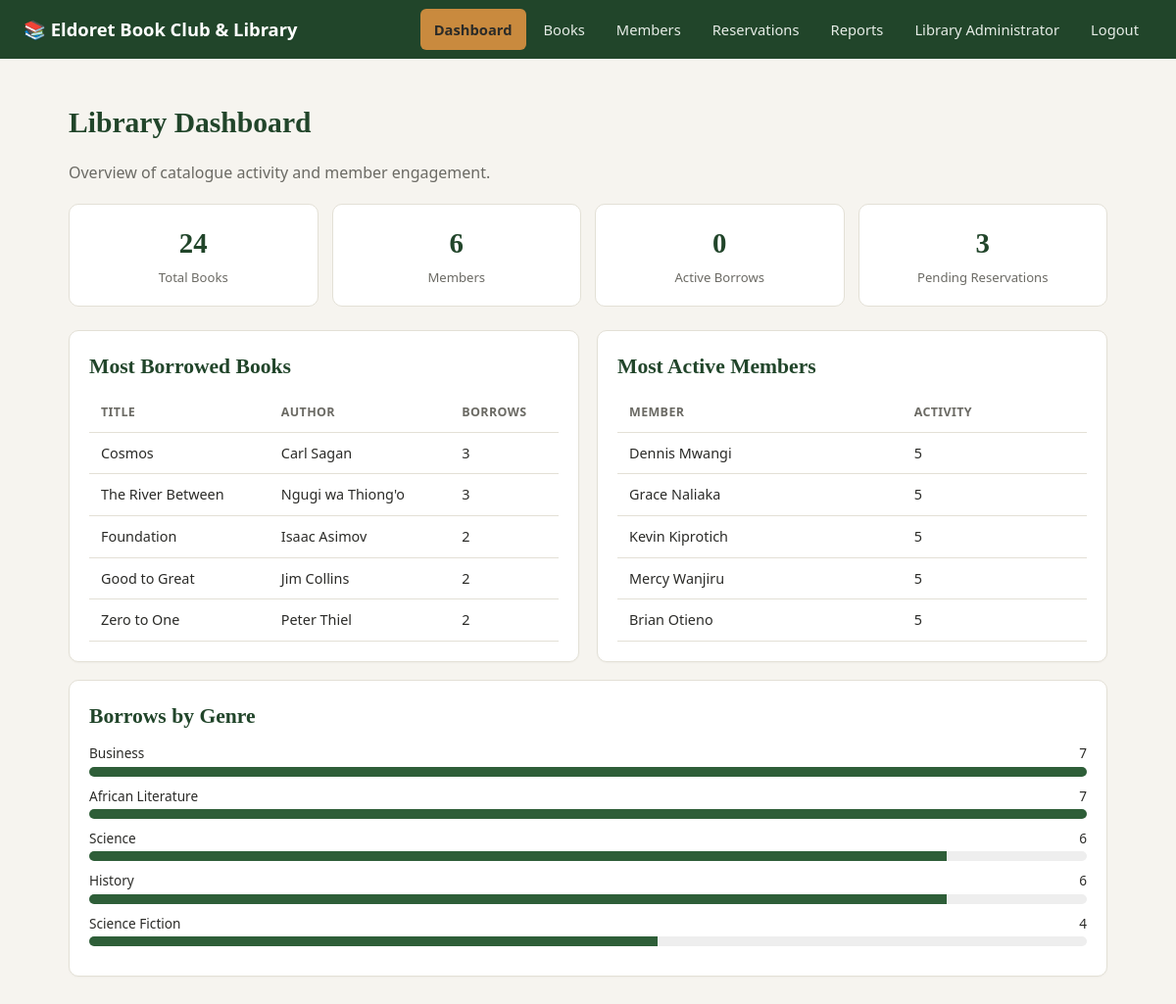
Page /admin (signed in) on the committed database.
### tables this page shows
CREATE TABLE books (
    id INTEGER PRIMARY KEY AUTOINCREMENT,
    title TEXT NOT NULL,
    author TEXT NOT NULL,
    genre TEXT NOT NULL,
    subject TEXT,
    isbn TEXT,
    description TEXT,
    total_copies INTEGER NOT NULL DEFAULT 1,
    available_copies INTEGER NOT NULL DEFAULT 1,
    cover_color TEXT DEFAULT '#4a6fa5',
    added_at TEXT NOT NULL DEFAULT (datetime('now'))
);

CREATE TABLE members (
    id INTEGER PRIMARY KEY AUTOINCREMENT,
    full_name TEXT NOT NULL,
    email TEXT UNIQUE NOT NULL,
    password_hash TEXT NOT NULL,
    role TEXT NOT NULL DEFAULT 'member',   -- 'member' or 'admin'
    created_at TEXT NOT NULL DEFAULT (datetime('now'))
);

### app.py (the view)
@app.route("/admin")
@admin_required
def admin_dashboard():
    db = get_db()
    total_books = db.execute("SELECT COUNT(*) c FROM books").fetchone()["c"]
    total_members = db.execute("SELECT COUNT(*) c FROM members WHERE role='member'").fetchone()["c"]
    active_borrows = db.execute("SELECT COUNT(*) c FROM borrow_history WHERE status='borrowed'").fetchone()["c"]
    pending_reservations = db.execute("SELECT COUNT(*) c FROM reservations WHERE status='pending'").fetchone()["c"]
    most_borrowed = db.execute(
        """SELECT b.title, b.author, COUNT(*) AS borrow_count
           FROM borrow_history bh JOIN books b ON b.id = bh.book_id
           GROUP BY bh.book_id ORDER BY borrow_count DESC LIMIT 5"""
    ).fetchall()
    genre_stats = db.execute(
        """SELECT b.genre, COUNT(*) AS borrow_count
           FROM borrow_history bh JOIN books b ON b.id = bh.book_id
           GROUP BY b.genre ORDER BY borrow_count DESC"""
    ).fetchall()
    active_members = db.execute(
        """SELECT m.full_name, COUNT(*) AS activity
           FROM borrow_history bh JOIN members m ON m.id = bh.member_id
           GROUP BY bh.member_id ORDER BY activity DESC LIMIT 5"""
    ).fetchall()
    return render_template(
        "admin_dashboard.html",
        total_books=total_books,
        total_members=total_members,
        active_borrows=active_borrows,
        pending_reservations=pending_reservations,
        most_borrowed=most_borrowed,
        genre_stats=genre_stats,
        active_members=active_members,
    )

### app.py (called while the page is built)
def get_db():
    if "db" not in g:
        g.db = sqlite3.connect(DB_PATH)
        g.db.row_factory = sqlite3.Row
        g.db.execute("PRAGMA foreign_keys = ON")
    return g.db

def admin_required(view):
    @wraps(view)
    def wrapped(*args, **kwargs):
        if not session.get("user_id"):
            flash("Please log in to continue.", "warning")
            return redirect(url_for("login"))
        if session.get("role") != "admin":
            abort(403)
        return view(*args, **kwargs)
    return wrapped

@app.context_processor
def inject_user():
    return {
        "current_user_name": session.get("full_name"),
        "current_user_role": session.get("role"),
    }

### templates/admin_dashboard.html (shortened to what this page needs)
{% extends "base.html" %}
{% block content %}
<h1>Library Dashboard</h1>
<p class="subtitle">Overview of catalogue activity and member engagement.</p>
<div class="stats-grid">
  <div class="stat-card"><div class="num">{{ total_books }}</div><div class="label">Total Books</div></div>
  <div class="stat-card"><div class="num">{{ total_members }}</div><div class="label">Members</div></div>
  <div class="stat-card"><div class="num">{{ active_borrows }}</div><div class="label">Active Borrows</div></div>
  <div class="stat-card"><div class="num">{{ pending_reservations }}</div><div class="label">Pending Reservations</div></div>
</div>
<div style="display:flex; gap:18px; flex-wrap:wrap;">
  <div class="card" style="flex:1; min-width:280px;">
    <h2 style="margin-top:0">Most Borrowed Books</h2>
    {% if most_borrowed %}
    <table>
      <thead><tr><th>Title</th><th>Author</th><th>Borrows</th></tr></thead>
      <tbody>
        {% for b in most_borrowed %}
        <tr><td>{{ b.title }}</td><td>{{ b.author }}</td><td>{{ b.borrow_count }}</td></tr>
        {% endfor %}
      </tbody>
    </table>
    {% else %}<p class="empty-state">No borrowing activity yet.</p>{% endif %}
  </div>
  <div class="card" style="flex:1; min-width:280px;">
    <h2 style="margin-top:0">Most Active Members</h2>
    {% if active_members %}
    <table>
      <thead><tr><th>Member</th><th>Activity</th></tr></thead>
      <tbody>
        {% for m in active_members %}
        <tr><td>{{ m.full_name }}</td><td>{{ m.activity }}</td></tr>
        {% endfor %}
      </tbody>
    </table>
    {% else %}<p class="empty-state">No member activity yet.</p>{% endif %}
  </div>
</div>
<div class="card">
  <h2 style="margin-top:0">Borrows by Genre</h2>
  {% if genre_stats %}
    {% set max_count = genre_stats[0].borrow_count %}
    {% for g in genre_stats %}
      <div style="margin-bottom:10px;">
        <div style="display:flex; justify-content:space-between; font-size:0.85rem; margin-bottom:3px;">
          <span>{{ g.genre }}</span><span>{{ g.borrow_count }}</span>
        </div>
        <div style="background:#eee; border-radius:6px; height:10px; overflow:hidden;">
          <div style="background:var(--primary); height:100%; width:{{ (g.borrow_count / max_count * 100)|round|int }}%;"></div>
        </div>
      </div>
    {% endfor %}
  {% else %}
    <p class="empty-state">No data yet.</p>
  {% endif %}
</div>
{% endblock %}

### static/css/style.css (style rules this page uses)
:root { --primary: #2e5e38; --primary-dark: #21452a; --accent: #c98a3e; --bg: #f6f4ef; --card-bg: #ffffff; --text: #2b2b28; --muted: #6b6a64; --border: #e3e0d6; --danger: #a13c3c; --success: #2e5e38; --warning: #c98a3e; --info: #3e6b8a; }
* { box-sizing: border-box; }
body { margin: 0; font-family: "Segoe UI", system-ui, -apple-system, sans-serif; background: var(--bg); color: var(--text); line-height: 1.5; }
h1, h2, h3 { font-family: Georgia, "Times New Roman", serif; color: #21452a; }
h1 { font-size: 1.85rem; margin-bottom: 6px; }
h2 { font-size: 1.35rem; margin: 28px 0 12px; }
.subtitle { color: var(--muted); margin-bottom: 20px; }
.card { background: var(--card-bg); border: 1px solid var(--border); border-radius: 10px; padding: 20px; margin-bottom: 18px; box-shadow: 0 1px 2px rgba(0,0,0,0.03); }
table { width: 100%; border-collapse: collapse; }
table th, table td { text-align: left; padding: 10px 12px; border-bottom: 1px solid var(--border); font-size: 0.9rem; }
table th { color: var(--muted); font-weight: 600; font-size: 0.78rem; text-transform: uppercase; letter-spacing: 0.03em; }
.stats-grid { display: grid; grid-template-columns: repeat(auto-fit, minmax(180px, 1fr)); gap: 14px; margin-bottom: 24px; }
.stat-card { background: var(--card-bg); border: 1px solid var(--border); border-radius: 10px; padding: 18px; text-align: center; }
.stat-card .num { font-size: 1.8rem; font-weight: 700; color: var(--primary-dark); font-family: Georgia, serif; }
.stat-card .label { color: var(--muted); font-size: 0.82rem; margin-top: 4px; }

### rows in the picture
books: title "Cosmos", author "Carl Sagan", borrow_count "3"
books: title "The River Between", author "Ngugi wa Thiong'o", borrow_count "3"
books: title "Foundation", author "Isaac Asimov", borrow_count "2"
books: title "Good to Great", author "Jim Collins", borrow_count "2"
books: title "Zero to One", author "Peter Thiel", borrow_count "2"
members: full_name "Dennis Mwangi", activity "5"
members: full_name "Grace Naliaka", activity "5"
members: full_name "Kevin Kiprotich", activity "5"
members: full_name "Mercy Wanjiru", activity "5"
members: full_name "Brian Otieno", activity "5"
books: genre "Science", borrow_count "6", {{ (g.borrow_count / max_count * 100)|round|int }} 86 (drawn)

### other values in the picture
{{ current_user_name }} "Library Administrator"
{{ total_books }} "24"
{{ total_members }} "6"
{{ active_borrows }} "0"
{{ pending_reservations }} "3"
{{ g.genre }} "Business" "African Literature" "History" "Science Fiction"
{{ g.borrow_count }} "7" "7" "6" "4"
